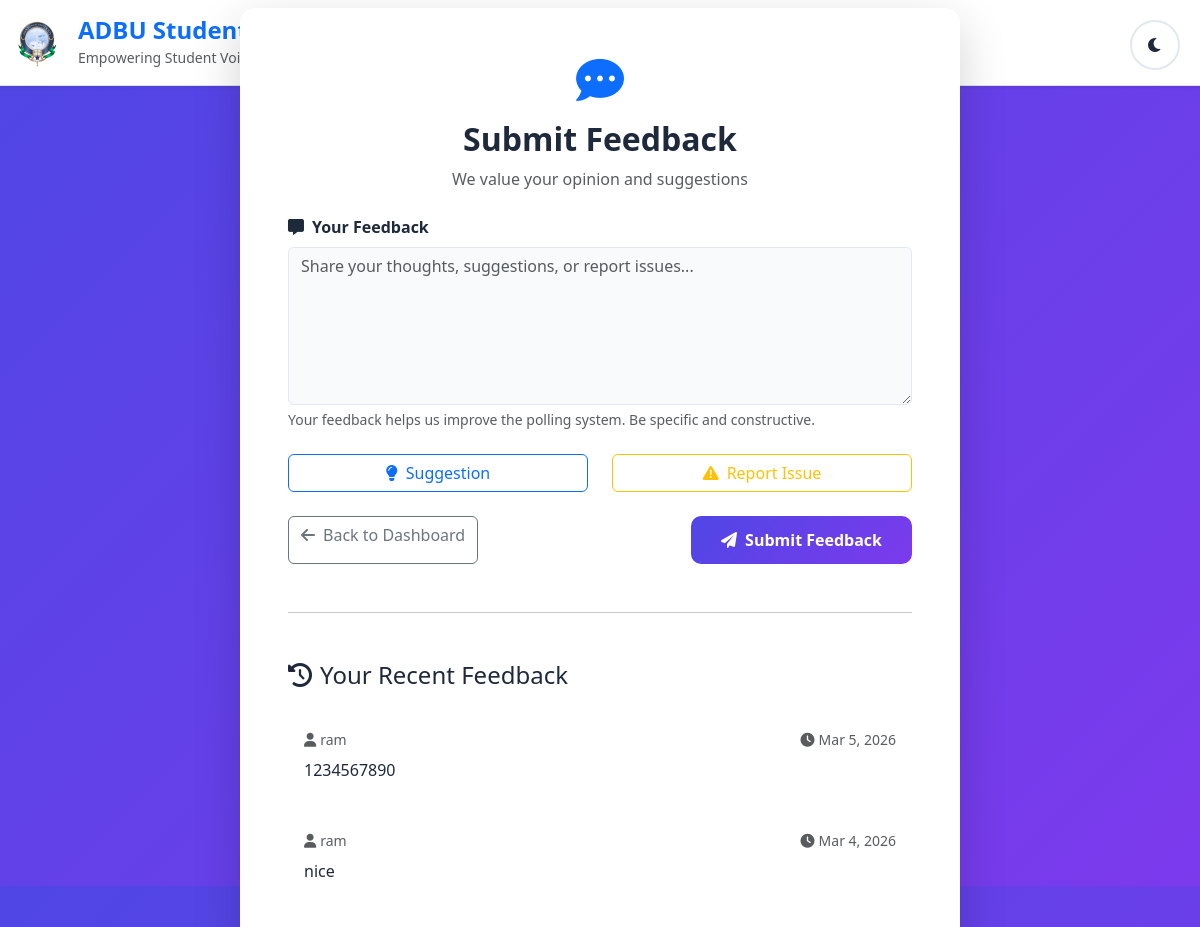
Page /student/feedback.php (signed in) on the committed database.
### tables this page shows
CREATE TABLE `feedback` (
  `id` int(11) NOT NULL,
  `user_id` int(11) DEFAULT NULL,
  `message` text NOT NULL,
  `created_at` timestamp NOT NULL DEFAULT current_timestamp()
);

CREATE TABLE `users` (
  `id` int(11) NOT NULL,
  `name` varchar(100) NOT NULL,
  `email` varchar(100) NOT NULL,
  `password` varchar(255) NOT NULL,
  `role` enum('admin','student') NOT NULL DEFAULT 'student',
  `created_at` timestamp NOT NULL DEFAULT current_timestamp()
);

### includes/functions.php (called while the page is built, shortened)
<?php
function formatDate($dateString) {
    $date = new DateTime($dateString);
    return $date->format('M j, Y');
}
?>

### student/feedback.php (the view, shortened to what this page needs)
<?php
require_once '../includes/functions.php';
$user_id = $_SESSION['user_id'];
$feedback_sql = "SELECT f.*, u.name FROM feedback f
                 JOIN users u ON f.user_id = u.id
                 WHERE f.user_id = ?
                 ORDER BY f.created_at DESC
                 LIMIT 5";
$feedback_stmt = $conn->prepare($feedback_sql);
$feedback_stmt->bind_param("i", $user_id);
$feedback_stmt->execute();
$previous_feedback = $feedback_stmt->get_result();
?>
<!DOCTYPE html>
<html lang="en">
<head>
    <link href="https://cdn.jsdelivr.net/npm/bootstrap@5.3.0/dist/css/bootstrap.min.css" rel="stylesheet">
    <link href="https://cdnjs.cloudflare.com/ajax/libs/font-awesome/6.0.0/css/all.min.css" rel="stylesheet">
    <link href="../assets/css/style.css" rel="stylesheet">
</head>
<body>
    <?php include '../includes/header.php'; ?>
    <div class="container vh-100 d-flex align-items-center justify-content-center py-4">
        <div class="row w-100">
            <div class="col-lg-8 mx-auto">
                <div class="card shadow-lg border-0">
                    <div class="card-body p-5">
                        <div class="text-center mb-4">
                            <i class="fas fa-comment-dots fa-3x text-primary mb-3"></i>
                            <h2 class="fw-bold">Submit Feedback</h2>
                            <p class="text-muted">We value your opinion and suggestions</p>
                        </div>
                        <form method="POST">
                            <div class="mb-4">
                                <label for="message" class="form-label">
                                    <i class="fas fa-message me-2"></i>Your Feedback
                                </label>
                                <textarea class="form-control" id="message" name="message" rows="6"
                                          placeholder="Share your thoughts, suggestions, or report issues..." required></textarea>
                                <div class="form-text">
                                    Your feedback helps us improve the polling system. Be specific and constructive.
                                </div>
                            </div>
                            <div class="row mb-4">
                                <div class="col-md-6">
                                    <div class="d-grid">
                                        <button type="button" class="btn btn-outline-primary" onclick="setFeedbackType('suggestion')">
                                            <i class="fas fa-lightbulb me-2"></i>Suggestion
                                        </button>
                                    </div>
                                </div>
                                <div class="col-md-6">
                                    <div class="d-grid">
                                        <button type="button" class="btn btn-outline-warning" onclick="setFeedbackType('issue')">
                                            <i class="fas fa-exclamation-triangle me-2"></i>Report Issue
                                        </button>
                                    </div>
                                </div>
                            </div>
                            <div class="d-flex justify-content-between">
                                <a href="dashboard.php" class="btn btn-outline-secondary">
                                    <i class="fas fa-arrow-left me-2"></i>Back to Dashboard
                                </a>
                                <button type="submit" class="btn btn-primary">
                                    <i class="fas fa-paper-plane me-2"></i>Submit Feedback
                                </button>
                            </div>
                        </form>
                        <?php if ($previous_feedback->num_rows > 0): ?>
                            <hr class="my-5">
                            <h4 class="mb-4"><i class="fas fa-history me-2"></i>Your Recent Feedback</h4>
                            <div class="feedback-history">
                                <?php while ($feedback = $previous_feedback->fetch_assoc()): ?>
                                    <div class="card mb-3 border-light">
                                        <div class="card-body">
                                            <div class="d-flex justify-content-between mb-2">
                                                <small class="text-muted">
                                                    <i class="fas fa-user me-1"></i><?= htmlspecialchars($feedback['name']) ?>
                                                </small>
                                                <small class="text-muted">
                                                    <i class="fas fa-clock me-1"></i><?= formatDate($feedback['created_at']) ?>
                                                </small>
                                            </div>
                                            <p class="mb-0"><?= htmlspecialchars($feedback['message']) ?></p>
                                        </div>
                                    </div>
                                <?php endwhile; ?>
                            </div>
                        <?php endif; ?>
                    </div>
                </div>
            </div>
        </div>
    </div>
</body>
</html>

### assets/css/style.css (style rules this page uses)
:root { --primary-color: #4f46e5; --secondary-color: #7c3aed; --success-color: #10b981; --danger-color: #ef4444; --warning-color: #f59e0b; --info-color: #3b82f6; --light-bg: #f8fafc; --dark-bg: #1e293b; --light-card: #ffffff; --dark-card: #334155; --light-text: #1e293b; --dark-text: #f1f5f9; --border-color: #e2e8f0; --shadow: 0 10px 15px -3px rgba(0, 0, 0, 0.1); }
* { margin: 0; padding: 0; box-sizing: border-box; }
body { font-family: 'Segoe UI', Tahoma, Geneva, Verdana, sans-serif; background: linear-gradient(135deg, var(--primary-color) 0%, var(--secondary-color) 100%); min-height: 100vh; transition: all 0.3s ease; }
.card { border: none; border-radius: 15px; background: var(--light-card); color: var(--light-text); transition: all 0.3s ease; }
.form-control { background: var(--light-bg); border: 1px solid var(--border-color); color: var(--light-text); }
.btn-primary { background: linear-gradient(135deg, var(--primary-color), var(--secondary-color)); border: none; border-radius: 10px; padding: 12px 30px; font-weight: 600; transition: all 0.3s ease; }
.form-label { font-weight: 600; color: var(--light-text); }

### rows in the picture
feedback: user.name "ram", created_at "Mar 5, 2026", message "1234567890"
feedback: user.name "ram", created_at "Mar 4, 2026", message "nice"
